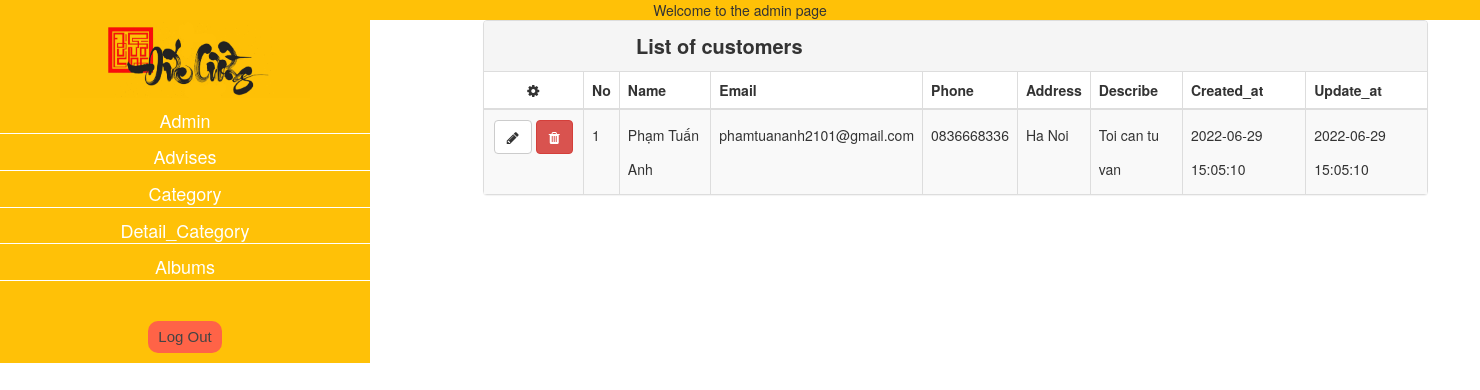
The page /admin/adm_advises.php (signed in) on the database its author committed.
### tables this page shows
CREATE TABLE `advises` (
  `id` int(11) NOT NULL,
  `name` varchar(50) DEFAULT NULL,
  `email` varchar(150) DEFAULT NULL,
  `phone` varchar(20) DEFAULT NULL,
  `address` varchar(200) DEFAULT NULL,
  `content` longtext,
  `users_id` int(11) DEFAULT NULL,
  `category_id` int(11) DEFAULT NULL,
  `detail_category` int(11) DEFAULT NULL,
  `created_at` datetime DEFAULT NULL,
  `update_at` datetime DEFAULT NULL
);

### validation/dbhelper.php (called while the page is built, shortened)
<?php
function executeResult($sql, $isSingle = false) {
	$conn = mysqli_connect(HOST, USERNAME, PASSWORD, DATABASE);
	mysqli_set_charset($conn, 'utf8');
	$data = null;
	$resultset = mysqli_query($conn, $sql);
	if($resultset != null){
		if($isSingle) {
			$data = mysqli_fetch_assoc($resultset);
		} else {
			$data = [];
			while(($row = mysqli_fetch_assoc($resultset)) != null) {
				$data[] = $row;
			}
		}
	}
	return $data;
}

### admin/adm_advises.php (the view, shortened to what this page needs)
<?php
require_once('../validation/dbhelper.php');
$sql = "select * from advises";
$form_List = executeResult($sql);
?>
<!DOCTYPE html>
<html lang="en">
<head>
    <link rel="stylesheet" href="admin.css">
    <link rel="stylesheet" href="https://cdnjs.cloudflare.com/ajax/libs/font-awesome/6.0.0-beta3/css/all.min.css">
    <link rel="stylesheet" href="https://maxcdn.bootstrapcdn.com/bootstrap/3.3.6/css/bootstrap.min.css">
    <link href="https://cdnjs.cloudflare.com/ajax/libs/font-awesome/4.4.0/css/font-awesome.min.css" rel="stylesheet" type="text/css"> <script src="https://maxcdn.bootstrapcdn.com/bootstrap/3.3.6/js/bootstrap.min.js"></script>
</head>
<body>
    <div id="wrapper">
        <div class="header">
            <nav class="container">
               <marquee behavior="" direction="">Welcome to the admin page</marquee>
            </nav>
        </div>
        <div class="main-admin">
                <div class="main-left">
                    <ul>
                         <a href="../index.php" id="logo">
                            <img src="../img/logo.png" alt="">
                        </a>
                        <li><a href="adm_users.php">Admin</a></li>
                        <li><a href="adm_advises.php">Advises</a></li>
                        <li><a href="adm_category.php">Category</a></li>
                        <li><a href="detail_category.php">Detail_Category</a></li>
                        <li><a href="adm_albums.php">Albums</a></li>
                        <?php
                    if(!isset($_SESSION['uid'])){
                            echo "<div class='login'>
                                    <button><a href='../validation/login.php'>Login</a></button>
                                    <button><a href='../validation/register.php'>Register</a></button>
                                  </div>";
                    }
                    else{
                        echo "<div class='login'><button><a href='../validation/logout.php'>Log Out</a></button></div>";
                    }
                    ?>
                    </ul>
                </div>
                <div class="main-right">
                <div class="container">
 <div class="row">
  <div class="col-md-10 col-md-offset-1">
   <div class="panel panel-default panel-table">
    <div class="panel-heading">
     <div class="row">
      <div class="col col-xs-6">
       <h3 class="panel-title">List of customers</h3>
      </div>
     </div>
    </div>
    <div class="panel-body">
     <table method="post" class="table table-striped table-bordered table-list">
      <thead>
       <tr>
        <th><em class="fa fa-cog"></em></th>
        <th class="hidden-xs">No</th>
        <th>Name</th>
        <th>Email</th>
        <th>Phone</th>
        <th>Address</th>
        <th>Describe</th>
        <th>Created_at</th>
        <th>Update_at</th>
       </tr>
      </thead>
      <tbody>
      <?php
$index = 0;
foreach($form_List as $item) {
    echo '<tr>
            <td align="center"><a href="adm_edit_advises.php?id='.$item['id'].'" class="btn btn-default"><em class="fa fa-pencil"></em></a> <a href="adm_delete.php?advises_id='.$item['id'].'" class="btn btn-danger"><em class="fa fa-trash"></em></a></td>
            <td class="hidden-xs">'.(++$index).'</td>
            <td>'.$item['name'].'</td>
            <td>'.$item['email'].'</td>
            <td>'.$item['phone'].'</td>
            <td>'.$item['address'].'</td>
            <td>'.$item['content'].'</td>
            <td>'.$item['created_at'].'</td>
            <td>'.$item['update_at'].'</td>
        </tr>';
}
?>
     </tbody>
    </table>
                </div>
        </div>
    </div>
</body>
</html>

### admin/admin.css (style rules this page uses)
body { margin: 0px; padding: 0px; background-size:cover; background-position-y:-100px ; font-family: 'Montserrat', sans-serif; }
#wrapper { width: 100%; height: auto !important; }
.header { background-color:#ffc107; }
nav { display:flex; justify-items:center; justify-content: space-between; }
#logo { padding:5px 0px; }
#logo img { max-width: 250px; height: auto; }
.main-admin { width: 100%; display:flex; }
.main-left { width: 25%; background-color: #ffc107; text-align: center; }
.main-left ul { padding-inline-start:0px; }
.main-left ul li { list-style: none; margin-top: 10px; border-bottom: 1px solid #fff; font-size: 18px; }
.main-left ul li a { text-decoration: none; color: #fff; }
.main-right { width: 75%; height: auto; }
.panel-table .panel-body { padding:0; }
.panel-table .panel-body .table-bordered { border-style: none; margin:0; }
.panel-table .panel-body .table-bordered > thead > tr > th:first-of-type { text-align:center; width: 100px; }
.panel-table .panel-body .table-bordered > thead > tr > th:last-of-type, .panel-table .panel-body .table-bordered > tbody > tr > td:last-of-type { border-right: 0px; }
.panel-table .panel-body .table-bordered > thead > tr > th:first-of-type, .panel-table .panel-body .table-bordered > tbody > tr > td:first-of-type { border-left: 0px; }
.panel-table .panel-body .table-bordered > tbody > tr:first-of-type > td { border-bottom: 0px; }
.panel-table .panel-body .table-bordered > thead > tr:first-of-type > th { border-top: 0px; }
.panel-table .panel-heading .col h3 { line-height: 30px; height: 30px; font-weight: 800; font-size: 20px; text-align: center; }
.panel-table .panel-body .table-bordered > tbody > tr > td { line-height: 34px; }
.login a { color: #444444; font-family:arial; font-size:15px; }
.login button { padding:5px 10px; border: none; border-radius: 10px; background-color: tomato; margin-top: 40px; }

### admin/adm_advises.php (style rules this page uses)
table, th, td { border:1px solid black; }
table { border-collapse:collapse; }

### rows shown on the page
advises: name "Phạm Tuấn Anh", email "phamtuananh2101@gmail.com", phone "0836668336", address "Ha Noi", content "Toi can tu van", created_at "2022-06-29 15:05:10", update_at "2022-06-29 15:05:10"
